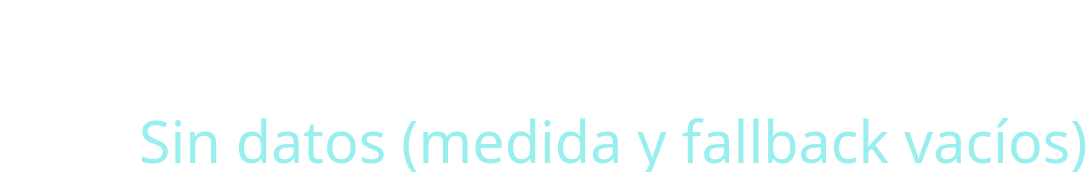

Source (Vega-Lite JSON):
### Vega specification from a JSON file in a GitHub repository (floating-point values rounded to 4 significant figures)
{"$schema": "https://vega.github.io/schema/vega/v5.json", "config": {"style": {"clockText": {"font": "'Calibri'", "fontSize": 26, "fontWeight": "bold", "fill": "white"}, "clockStatus": {"font": "'Segoe UI', Arial, Helvetica, sans-serif", "fontSize": 12, "fill": "#9ee"}}, "text": {"font": "'Segoe UI', Arial, Helvetica, sans-serif"}}, "data": [{"name": "dataset"}, {"name": "agg", "source": "dataset", "transform": [{"type": "aggregate", "fields": ["load_timestamp"], "ops": ["max"], "as": ["max_load_timestamp"]}]}], "signals": [{"name": "fontFamily", "value": "'Segoe UI', Arial, Helvetica, sans-serif"}, {"name": "interval", "value": 1980000}, {"name": "nowTick", "init": "now()", "on": [{"events": {"type": "timer", "throttle": 250}, "update": "now()"}]}, {"name": "rawFromMeasure", "update": "length(data('dataset')) > 0 && pluck(data('dataset'), 'MaxLoadTimestamp_Global_ISO_').length > 0 ? pluck(data('dataset'), 'MaxLoadTimestamp_Global_ISO_')[0] : null"}, {"name": "rawFromFallback", "update": "length(data('agg')) > 0 ? data('agg')[0]['max_load_timestamp'] : null"}, {"name": "maxRaw", "update": "rawFromMeasure != null && rawFromMeasure != '' ? rawFromMeasure : rawFromFallback"}, {"name": "hasTZ", "update": "isString(maxRaw) && test(/Z|[+\\-]\\d\\d:\\d\\d$/, maxRaw)"}, {"name": "parsedMs", "update": "maxRaw == null ? null : (isNumber(maxRaw) ? toNumber(maxRaw) : toNumber(toDate(maxRaw)))"}, {"name": "maxMs", "update": "parsedMs == null ? null : (parsedMs + (hasTZ ? 0 : (-5 * 3600000)))"}, {"name": "elapsedMs", "update": "maxMs == null ? 0 : (nowTick - maxMs)"}, {"name": "remainingMs", "update": "max(0, interval - elapsedMs)"}, {"name": "remainingSec", "update": "floor(remainingMs/1000)"}, {"name": "mm", "update": "floor(remainingSec/60)"}, {"name": "ss", "update": "remainingSec % 60"}, {"name": "mmText", "update": "mm < 10 ? '0' + mm : '' + mm"}, {"name": "ssText", "update": "ss < 10 ? '0' + ss : '' + ss"}, {"name": "status", "update": "maxRaw == null ? 'Sin datos (medida y fallback vacíos)' : ''"}, {"name": "label", "update": "maxRaw == null ? '--:--' : (remainingMs <= 0 ? 'Refreshing...' : (mmText + ':' + ssText))"}, {"name": "pulseOpacity", "update": "remainingMs <= 0 ? 0.65 + 0.35 * sin(nowTick / 600) : 1"}], "marks": [{"type": "text", "encode": {"enter": {"x": {"value": 8}, "y": {"value": 12}, "align": {"value": "left"}, "baseline": {"value": "top"}, "font": {"signal": "fontFamily"}, "fontSize": {"value": 12}, "fill": {"value": "#9ee"}}, "update": {"text": {"signal": "status == '' ? '' : status"}}}}, {"type": "text", "encode": {"enter": {"x": {"signal": "width/2"}, "y": {"signal": "height/2"}, "align": {"value": "center"}, "baseline": {"value": "middle"}, "font": {"signal": "fontFamily"}, "fontSize": {"signal": "remainingMs <= 0 ? 22 : 26"}, "fontWeight": {"value": "bold"}, "fill": {"value": "white"}}, "update": {"text": {"signal": "label"}, "opacity": {"signal": "pulseOpacity"}}}}]}
